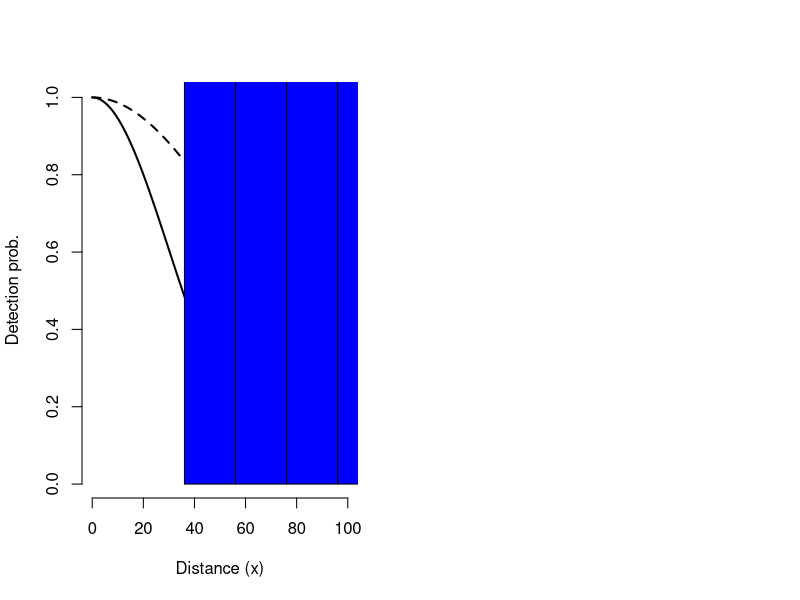
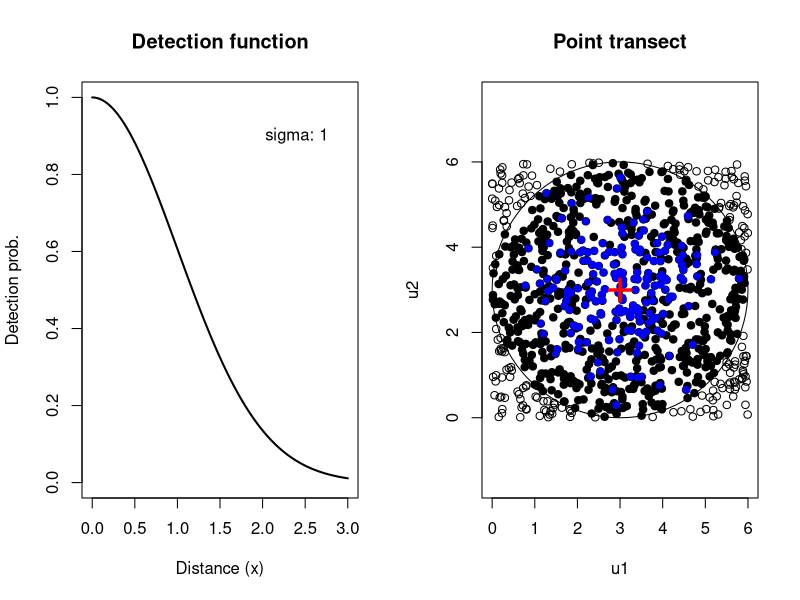
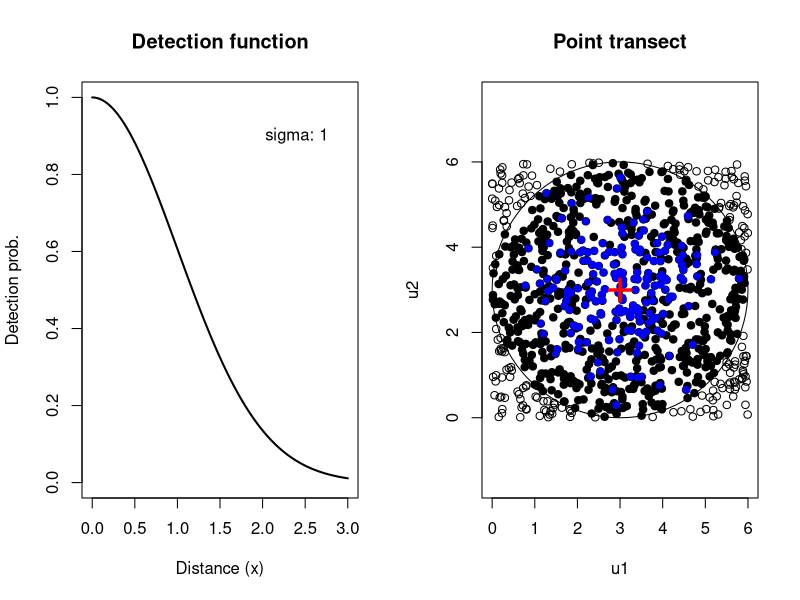
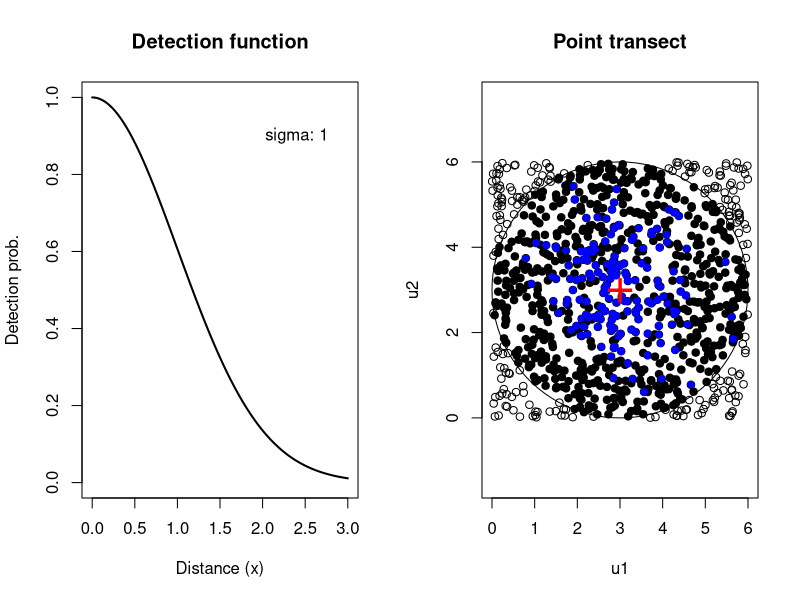
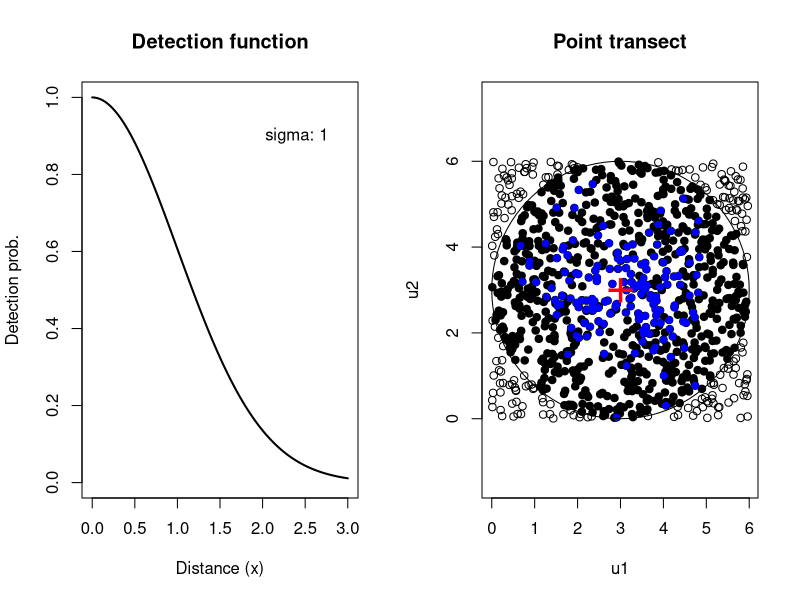
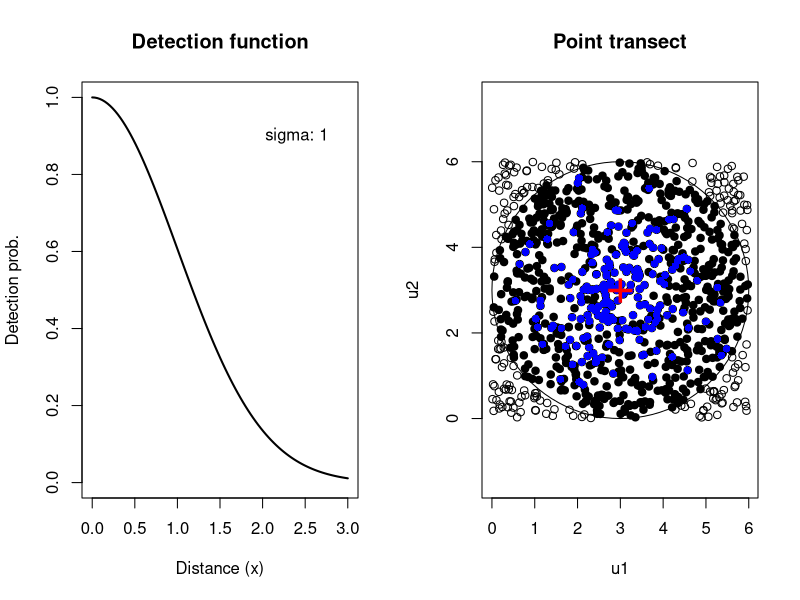
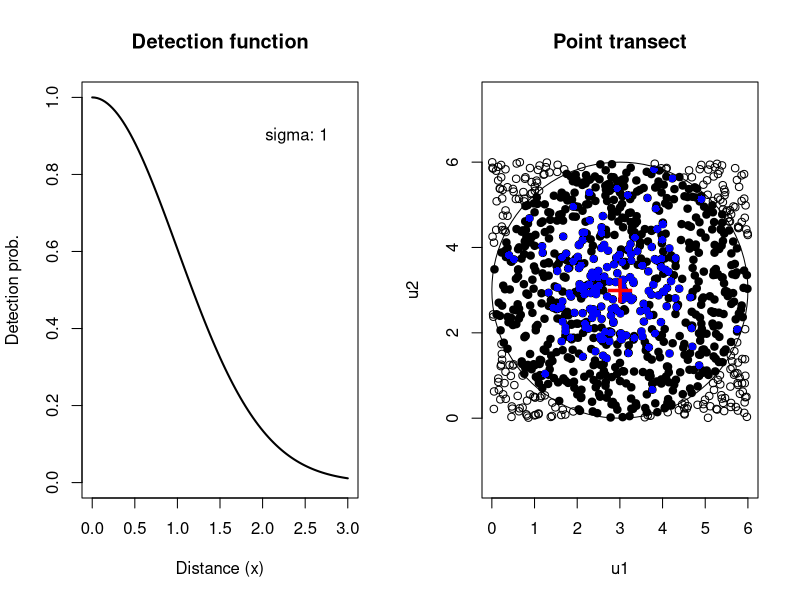
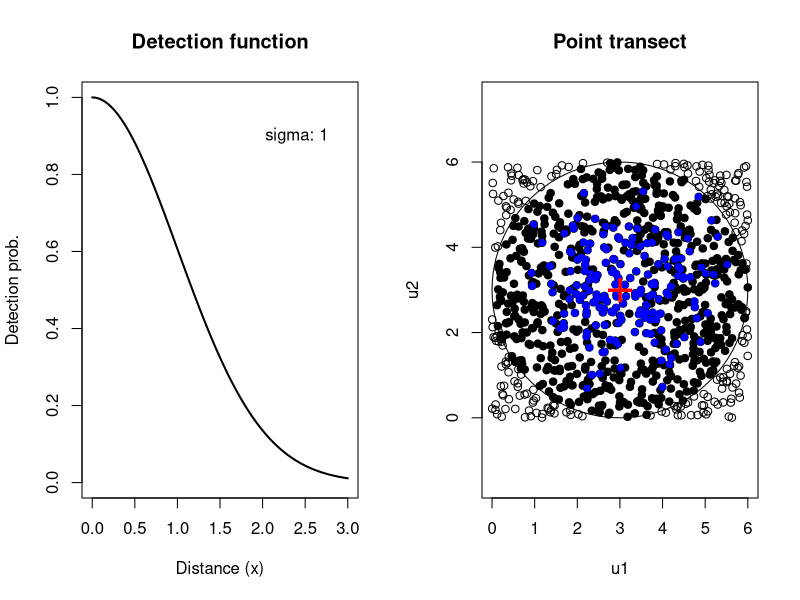

R code for these plots, in order:
#   Applied hierarchical modeling in ecology
#   Modeling distribution, abundance and species richness using R and BUGS
#   Volume 1: Prelude and Static models
#   Marc K?ry & J. Andy Royle
#
# Chapter 8. Modeling abundance using hierarchical distance sampling (HDS)
# =========================================================================

# 8.2 Conventional Distance Sampling (CDS)
# ========================================

# 8.2.1 The full likelihood (no code)
# 8.2.2 Models of detection probability (no code)

# 8.2.3 Simulating distance sampling data
# ------------------------------------------------------------------------
strip.width <- 100  # one side of the transect, really half-width
sigma <- 30         # Scale parameter of half-normal detection function

# Define half-normal detection function
g <- function(x, sig) exp(-x^2/(2*sig^2)) # Function definition
g(30, sig=sigma)    # Detection probability at a distance of 30m

# Plot the detection function
op <- par(mfrow=c(1,2))
curve(g(x, sig=30), 0, 100, xlab="Distance (x)", ylab="Detection prob.",
    lwd = 2, frame = FALSE)
curve(g(x, sig=60), 0, 100, add=TRUE, lty = 2, lwd = 2)
par(op)

# Define function to simulate non-hierarchical line transect data
sim.ldata <- function(N = 200, sigma = 30){
  # Function to simulate line transect data under CDS.
  # Function arguments:
  #    N: number of individuals along transect with distance u(-100, 100)
  #    sigma: scale parameter of half-normal detection function
  # Function subjects N individuals to sampling, and then retains the value
  # of x=distance only for individuals that are captured
  # op <- par(mfrow = c(1,2))
  # Plot the detection function
  # curve(exp(-x^2/(2*sigma^2)), 0, 100, xlab="Distance (x)", ylab="Detection prob.", lwd = 2, main = "Detection function", ylim = c(0,1))
  # text(80, 0.9, paste("sigma:", sigma))
  xall <- runif(N, -100,100) # Distances of all N individuals
  # hist(abs(xall), nclass=10, xlab = "Distance (x)", col = "grey", main = "True (grey) \nand observed distances (blue)")
  g <- function(x, sig) exp(-x^2/(2*sig^2))
  p <- g(xall, sig=sigma) # detection probability
  y <- rbinom(N, 1, p) # some inds. are detected and their distance measured
  x <- xall[y==1]      # this has direction (right or left transect side)
  x <- abs(x)          # now it doesn't have direction
  hist(x, col = "blue", add = TRUE)
  par(op)
  return(list(N = N, sigma = sigma, xall = xall, x = x))
}

# Obtain a data set for analysis
set.seed(2015)               # If you want to get same results
tmp <- sim.ldata(sigma = 30) # Execute function and assign results to 'tmp'
# ~~~~~ 'sigma' in the Global environment masks tmp$sigma ~~~~~
rm(sigma)
# ~~~~~~~~~~~~~~~~~~~~~~~~~~~~~~~~~~~~~~~~~~~~~~~~~~~~~~~~~~~~~~
attach(tmp)

# Conditional likelihood
Lcond <- function(lsigma){  # Define conditional nll
   sigma<- exp(lsigma)
   -1*sum(log(g(x,sig=sigma)/integrate(g, 0, 100, sig=sigma)$value/100))
}

# Full likelihood
Lfull <- function(parm){    # Define full nll
   sigma <- exp(parm[1])
   n0 <- exp(parm[2])
   N <- length(x)+ n0
   pbar <- integrate(g, 0, 100, sig=sigma)$value/100
   -1*( lgamma(N+1) - lgamma(n0+1) + sum(log(g(x,sig=sigma)/100)) + n0*log(1-pbar) )
}

# Call optim to maximize full likelihood
optim(c(log(30), log(4)), Lfull, hessian=TRUE)


pbar <- integrate(g, 0, 100, sig=exp(3.26))$value/100
n <- length(tmp$x)

(Nhat.condl <- n/pbar)
(Dhat.condl <- Nhat.condl/(10*.2))

n0hat <- exp(5.01)
(Nhat.full <- n + n0hat)
(Dhat.full <- Nhat.full/(10*.2))



# 8.2.4 Binned data
# ------------------------------------------------------------------------

# 8.2.4.1 Conditional and other likelihoods for binned data (no code)

# 8.2.4.2 Simulating binned distance sampling data
# ------------------------------------------------------------------------
set.seed(2015)
# Design settings and truth (population size N and detection function g)
interval.width <- 10
strip.width <- 100    # half-width really (one side of transect)
nbins<-strip.width%/%interval.width
sigma <- 30           # Scale parameter of half-normal detection function
g <- function(x, sig) exp(-x^2/(2*sig^2)) # Half-normal detection function
N <- 200              # Population size

# Method 1: simulate continuous distances and put into intervals
x <- runif(N, -strip.width, strip.width) # Distance all animals
p <- g(x, sig=sigma)  # Detection probability
y <- rbinom(N, 1, p)  # only individuals with y=1 are detected
x <- x[y==1]          # this has direction (right or left side of transect)
x <- abs(x)           # now it doesn't have direction

# Compute the distance category of each observation
xbin <- x %/% interval.width + 1   # note integer division function %/%

# Multinomial frequencies, may have missing levels
y.obs <- table(xbin)

# Pad the frequencies to include those with 0 detections
y.padded <- rep(0,nbins)
names(y.padded) <- 1:nbins
y.padded[names(y.obs)] <- y.obs
y.obs <- y.padded
y.true <- c(y.obs, N-length(xbin)) # Last category is "Not detected"

# Relative frequencies by binning continuous data (pi). These should compare
#  with the cell probabilities computed below when N is very large
(y.rel <- y.true/N)      # Last category is pi(0) from above
(pi0.v1 <- y.rel[nbins+1])

# Compute detection probability in each distance interval
dist.breaks <- seq(0, strip.width, by=interval.width)
p <- rep(NA, length(dist.breaks)-1)
for(j in 1:length(p)){
   p[j] <- integrate(g, dist.breaks[j], dist.breaks[j+1],
      sig=sigma)$value / (dist.breaks[j+1]-dist.breaks[j])
}
round(p, 2)

# Compute the multinomial cell probabilities analytically. These are exact.
# psi = probability of occurring in each interval
interval.width <- diff(dist.breaks)
psi <- interval.width/strip.width
pi <- p * psi
sum(pi)                 # This is 1 ? pi(0) from above
(pi0.exact <- 1-sum(pi))

# Method 2: Use rmultinom to simulate binned observations directly
# This includes 0 cells AND n0
pi[length(p)+1] <- 1 - sum(pi)
(y.obs2 <- as.vector(rmultinom(1, N, prob=pi)))
(y.obs2 <- y.obs2[1:nbins]) # Discard last cell for n0 (because not observed)

Lik.binned <- function(parm, data, dist.breaks){
  # Note that the parameters are parm[1] = log(sigma), parm[2] = log(n0)

  sigma <- exp(parm[1])
  n0 <- exp(parm[2])
  p <- rep(NA, length(dist.breaks)-1)
  for(j in 1:length(p)) {
     p[j] <- integrate(g, dist.breaks[j], dist.breaks[j+1],
        sig=sigma)$value / (dist.breaks[j+1]-dist.breaks[j])
  }
  psi <- interval.width/strip.width
  pi <- p * psi
  pi0 <- 1-sum(pi)

  N <- sum(data) + n0
  -1*(lgamma(N+1)-lgamma(n0+1) + sum(c(data,n0)*log(c(pi,pi0))))
}

# Evaluate likelihood for some particular value of the parameters
Lik.binned(c(2,0), data=y.obs, dist.breaks=dist.breaks)

# Obtain the MLEs for the simulated data
optim(c(2,0), Lik.binned, data=y.obs, dist.breaks=dist.breaks)


# 8.2.5 Point transect data
# ------------------------------------------------------------------------
# Define function to compute cell probs for binned distance sampling
cp.ri <-function(radius1, radius2, sigma){
   Pi <- 3.141593
   a <- Pi*radius2^2 - Pi*radius1^2
   integrate(function(r, s=sigma) exp(-r^2 / (2 * s^2)) * r, radius1,radius2)$value *(2*Pi/a)
}

# Define distance intervals and compute multinomial probabilities
delta <- 0.5                   # Width of distance bins
B <- 3                         # Max count distance
dist.breaks <-seq(0, B, delta) # Make the interval cut points
nD <-length(dist.breaks)-1
sigma <- 1
p.x <-rep(NA,nD)               # Conditional detection probabilities
for(i in 1:nD){
   p.x[i] <- cp.ri(dist.breaks[i], dist.breaks[i+1], sigma =1)
}
area <- 3.141593 * dist.breaks[-1]^2
ring.area <- diff(c(0, area))
# Pr(detection| in ring)*Pr(in ring)
cp <- p.x* ring.area/sum(ring.area)

# ~~~~ clean up! ~~~~~~~~~
detach(tmp)
# ~~~~~~~~~~~~~~~~~~~~~~~~

# 8.2.5.1 Simulating point transect data
# ------------------------------------------------------------------------
sim.pdata <- function(N=1000, sigma=1, B=3, keep.all=FALSE) {
  # Function simulates coordinates of individuals on a square
  # Square is [0,2*B] x[0,2*B], with a count location on the center
  # point (B,B)
  # Function arguments:
  #    N: total population size in the square
  #    sigma: scale of half-normal detection function
  #    B: circle radias
  #    keep.all: return the data for y = 0 individuals or not

  # Plot the detection function
  op <- par(mfrow = c(1,2))
  curve(exp(-x^2/(2*sigma^2)), 0, B, xlab="Distance (x)", ylab="Detection prob.",
      lwd = 2, main = "Detection function", ylim = c(0,1))
  text(0.8*B, 0.9, paste("sigma:", sigma))

  # Simulate and plot simulated data
  library(plotrix)
  u1 <-runif(N, 0, 2*B)           # (u1,u2) coordinates of N individuals
  u2 <- runif(N, 0, 2*B)
  d <- sqrt((u1 - B)^2 + (u2 - B)^2) # distance to center point of square
  plot(u1, u2, asp = 1, pch = 1, main = "Point transect")
  N.real <- sum(d<= B)           # Population size inside of count circle

  # Can only count indidividuals in the circle, so set to zero detection probability of individuals in the corners (thereby truncating them):
  p <- ifelse(d < B, 1, 0) * exp(-d*d/(2*(sigma^2)))
  # Now we decide whether each individual is detected or not
  y <- rbinom(N, 1, p)
  points(u1[d <= B], u2[d <= B], pch = 16, col = "black")
  points(u1[y==1], u2[y==1], pch = 16, col = "blue")
  points(B, B, pch = "+", cex = 3, col = "red")
  draw.circle(B, B, B)
  par(op)

  # Put all of the data in a matrix:
  #      (note we don't care about y, u, or v normally)

  if(!keep.all){
     u1 <- u1[y==1]
     u2 <- u2[y==1]
     d <- d[y==1]
  }
  return(list(N=N, sigma=sigma, B=B, u1=u1, u2=u2, d=d, y=y, N.real=N.real))
}

# obtain a data set by distance sampling a population of N=1000
set.seed(1234)
tmp <-sim.pdata(N=1000, sigma=1, keep.all=FALSE, B=3)
# ~~~~ remove objects that mask 'tmp' ~~~~~~~~~~~
rm(B, N, sigma, y)
# ~~~~~~~~~~~~~~~~~~~~~~~~~~~~~~~~~~~~~~~~~~~~~~~
attach(tmp)

# Bin the data and tabulate the bin frequencies. Be sure to pad the 0s!
delta <- 0.5                   # width of distance bins
dist.breaks <-seq(0, B, delta) # make the interval cut points
dclass <- tmp$d %/% delta +1   # Convert distances to categorical distances
nD<-length(dist.breaks)-1     # How many intervals do we have ?
y.obs <- table(dclass)         # next pad the frequency vector
y.padded <- rep(0, nD)
names(y.padded) <- 1:nD
y.padded[names(y.obs)] <- y.obs
y.obs <- y.padded


cp <- c(cp, 1-sum(cp))  # Compute the last cell and add it to the vector

as.vector(rmultinom(n=1, size=1000, prob=cp))


# 8.2.5.2 Likelihood analysis of point transect data
# ----------------------------------------------------------------------------------------
# (1) Define multinomial likelihood for binned data
Lik.binned.point <- function(parm, data, dist.breaks){
   sigma <- exp(parm[1])
   n0 <- exp(parm[2])
   p.x <-rep(NA, nD)
   for(i in 1:nD){
      p.x[i] <- cp.ri(dist.breaks[i], dist.breaks[i+1], sigma =sigma)
   }
   area <- 3.141593 * dist.breaks[-1]^2
   ring.area <- diff(c(0, area))
   cp <- p.x* ring.area/sum(ring.area) # Pr(detection| in ring)*Pr(in ring)
   pi0 <- 1-sum(cp)
   N <- sum(data) + n0
   negLL <- -1*(lgamma(N+1)-lgamma(n0+1) + sum(c(data,n0)*log(c(cp,pi0))))
return(negLL)
}

# Fit model
mle1 <- optim(c(2,0), Lik.binned.point, data=y.obs, dist.breaks=dist.breaks)

# (2) Define full likelihood for continuous data
Lik.cont.point <- function(parm, data, B){
   sigma <- exp(parm[1])
   n0 <- exp(parm[2])
   n <- length(data)
   N <- n + n0
   p <- exp(-data*data/(2*sigma*sigma))
   f <- 2*data/(B^2)
   pbar <- integrate(function(r, s=sigma) exp(-r^2 / (2 * s^2)) * r, 0, B)$value*2/(B^2)
   negLL <- -1*sum( log(p*f/pbar )) -1*(lgamma(N+1) - lgamma(n0+1) +
      n * log(pbar) + n0*log(1-pbar))
   return(negLL)
}

# Fit model
mle2 <- optim(c(0, 5), Lik.cont.point, data=tmp$d, B=B, hessian=TRUE)

# Compare two solutions and with realized true value of N
(Nhat.binned <- length(tmp$d) + exp(mle1$par[2]))
(Nhat.cont <- length(tmp$d) + exp(mle2$par[2]))
tmp$N.real


# (3) Define conditional likelihood for continuous data
Lik.cond.point <- function(parm, data, B){
   sigma <- exp(parm)
   p <- exp(-data*data/(2*sigma*sigma))
   f <- 2*data/(B^2)
   pbar <- integrate(function(r, s=sigma) exp(-r^2 / (2 * s^2)) * r, 0, B)$value*2/(B^2)
   negLL <- -1*sum( log(p*f/pbar ))
   return(negLL)
}

# Fit the model
mle3 <- optim(c(0), Lik.cond.point, data=tmp$d, B=B, method="Brent",
    hessian=TRUE, lower=-10, upper=10)

# Inspect the output
mle3

# Estimated sigma
(sigma.hat <- exp(mle3$par))


# Estimated average detection probability and conditional estimator of N
pbar <- integrate(
   function(r, s=sigma.hat) exp(-r^2 / (2 * s^2)) * r, 0, B)$value*2/(B^2)

(Nhat.condl <- length(d) / pbar)


# 8.2.6 Sensitivity to bin width
# ------------------------------------------------------------------------
set.seed(1234)
simrep <- 1000              # Number of sim reps
simout <- matrix(NA, nrow=simrep, ncol=3)
colnames(simout) <- c("N.real", "N.binned", "N.continuous")
delta <- 0.5                # Set width of bins

# Begin simulation loop
for(sim in 1:simrep){
  tmp <- sim.pdata(N=1000, sigma=1, keep.all=FALSE, B=3)
  B <- tmp$B
  d <- tmp$d
  N.real <- tmp$N.real

  # Bin data, tabulate frequencies and pad 0s if necessary
  dist.breaks <- seq(0, B, delta)
  dclass <- d%/%delta + 1      # Convert distances to categorical distances
  nD <- length(dist.breaks) -1 # How many intervals do we have ?
  y.obs <- table(dclass) # Next pad the frequency vector
  y.padded <- rep(0, nD)
  names(y.padded) <- 1:nD
  y.padded[names(y.obs)] <- y.obs
  y.obs <- y.padded

  # Obtain the MLEs using both models
  binned.est <- optim(c(2,0), Lik.binned.point, data=y.obs,
      dist.breaks=dist.breaks)
  cont.est <- optim(c(1, 6), Lik.cont.point, data=d, B=B, hessian=TRUE)
  Nhat.binned <- length(d) + exp(binned.est$par[2])
  Nhat.cont <- length(d) + exp(cont.est$par[2])

  # Store things in a matrix
  simout[sim,] <- c(N.real, Nhat.binned, Nhat.cont)
}

# Now summarize the output
apply(simout, 2, mean)

sqrt(apply(simout, 2, var))



# 8.2.7 Spatial sampling (no code)

